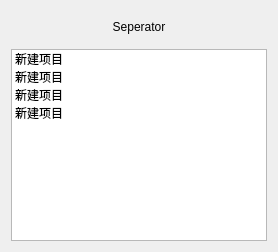
     <widget class="QWidget" name="tab_18">
      <attribute name="title">
       <string>|</string>
      </attribute>
      <layout class="QVBoxLayout" name="verticalLayout_49">
       <item>
        <widget class="MOverlay" name="widget_2" native="true">
         <property name="stretch" stdset="0">
          <string>Center</string>
         </property>
         <property name="direction" stdset="0">
          <string>N</string>
         </property>
         <layout class="QVBoxLayout" name="verticalLayout_61">
          <item>
           <widget class="QLabel" name="label_5">
            <property name="styleSheet">
             <string notr="true"/>
            </property>
            <property name="text">
             <string>Seperator</string>
            </property>
            <property name="alignment">
             <set>Qt::AlignCenter</set>
            </property>
           </widget>
          </item>
         </layout>
        </widget>
       </item>
       <item>
        <widget class="QListWidget" name="listWidget_23">
         <property name="selectionMode">
          <enum>QAbstractItemView::MultiSelection</enum>
         </property>
         <property name="selectionRectVisible">
          <bool>true</bool>
         </property>
         <item>
          <property name="text">
           <string>新建项目</string>
          </property>
         </item>
         <item>
          <property name="text">
           <string>新建项目</string>
          </property>
         </item>
         <item>
          <property name="text">
           <string>新建项目</string>
          </property>
         </item>
         <item>
          <property name="text">
           <string>新建项目</string>
          </property>
         </item>
        </widget>
       </item>
      </layout>
     </widget>
